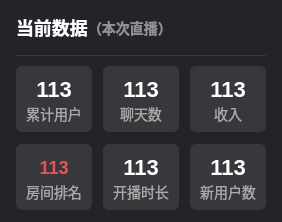
              <widget class="QWidget" name="widget_23" native="true">
               <property name="maximumSize">
                <size>
                 <width>16777215</width>
                 <height>224</height>
                </size>
               </property>
               <property name="styleSheet">
                <string notr="true">background: #222429;
border-radius: 12px;</string>
               </property>
               <layout class="QVBoxLayout" name="verticalLayout_20">
                <property name="spacing">
                 <number>0</number>
                </property>
                <property name="leftMargin">
                 <number>16</number>
                </property>
                <property name="topMargin">
                 <number>0</number>
                </property>
                <property name="rightMargin">
                 <number>16</number>
                </property>
                <property name="bottomMargin">
                 <number>0</number>
                </property>
                <item>
                 <widget class="QWidget" name="widget_28" native="true">
                  <property name="minimumSize">
                   <size>
                    <width>0</width>
                    <height>56</height>
                   </size>
                  </property>
                  <property name="maximumSize">
                   <size>
                    <width>16777215</width>
                    <height>56</height>
                   </size>
                  </property>
                  <property name="styleSheet">
                   <string notr="true">QWidget#widget_28 {
    border-bottom: 1px solid #383B43;
border-radius: 0px;
    }</string>
                  </property>
                  <layout class="QHBoxLayout" name="horizontalLayout_19">
                   <property name="spacing">
                    <number>0</number>
                   </property>
                   <property name="leftMargin">
                    <number>0</number>
                   </property>
                   <property name="topMargin">
                    <number>0</number>
                   </property>
                   <property name="rightMargin">
                    <number>0</number>
                   </property>
                   <property name="bottomMargin">
                    <number>1</number>
                   </property>
                   <item>
                    <widget class="QLabel" name="label">
                     <property name="styleSheet">
                      <string notr="true">font-family: &quot;微软雅黑&quot;;
font-weight: 500;
font-size: 18px;
color: #FFFFFF;
line-height: 25px;
text-align: left;
font-style: normal;</string>
                     </property>
                     <property name="text">
                      <string>当前数据</string>
                     </property>
                    </widget>
                   </item>
                   <item>
                    <widget class="QLabel" name="label_3">
                     <property name="styleSheet">
                      <string notr="true">font-family: &quot;微软雅黑&quot;;
font-weight: 500;
font-size: 14px;
color: rgba(255, 255, 255, 0.50);
line-height: 25px;
text-align: left;
font-style: normal;</string>
                     </property>
                     <property name="text">
                      <string>（本次直播）</string>
                     </property>
                    </widget>
                   </item>
                   <item>
                    <spacer name="horizontalSpacer_6">
                     <property name="orientation">
                      <enum>Qt::Horizontal</enum>
                     </property>
                     <property name="sizeHint" stdset="0">
                      <size>
                       <width>40</width>
                       <height>20</height>
                      </size>
                     </property>
                    </spacer>
                   </item>
                  </layout>
                 </widget>
                </item>
                <item>
                 <widget class="QWidget" name="widget_29" native="true">
                  <layout class="QVBoxLayout" name="verticalLayout_21">
                   <property name="spacing">
                    <number>12</number>
                   </property>
                   <property name="leftMargin">
                    <number>0</number>
                   </property>
                   <property name="topMargin">
                    <number>10</number>
                   </property>
                   <property name="rightMargin">
                    <number>0</number>
                   </property>
                   <property name="bottomMargin">
                    <number>12</number>
                   </property>
                   <item>
                    <layout class="QHBoxLayout" name="horizontalLayout_20">
                     <property name="spacing">
                      <number>11</number>
                     </property>
                     <item>
                      <widget class="QWidget" name="widget_30" native="true">
                       <property name="minimumSize">
                        <size>
                         <width>0</width>
                         <height>66</height>
                        </size>
                       </property>
                       <property name="maximumSize">
                        <size>
                         <width>125</width>
                         <height>66</height>
                        </size>
                       </property>
                       <property name="styleSheet">
                        <string notr="true">background: #36383B;
border-radius: 6px;</string>
                       </property>
                       <layout class="QVBoxLayout" name="verticalLayout_22">
                        <property name="spacing">
                         <number>0</number>
                        </property>
                        <property name="leftMargin">
                         <number>10</number>
                        </property>
                        <property name="topMargin">
                         <number>8</number>
                        </property>
                        <property name="rightMargin">
                         <number>10</number>
                        </property>
                        <property name="bottomMargin">
                         <number>8</number>
                        </property>
                        <item>
                         <widget class="QLabel" name="label_4">
                          <property name="minimumSize">
                           <size>
                            <width>0</width>
                            <height>30</height>
                           </size>
                          </property>
                          <property name="maximumSize">
                           <size>
                            <width>16777215</width>
                            <height>30</height>
                           </size>
                          </property>
                          <property name="layoutDirection">
                           <enum>Qt::LeftToRight</enum>
                          </property>
                          <property name="styleSheet">
                           <string notr="true">font-family: &quot;微软雅黑&quot;;
font-weight: 500;
font-size: 22px;
color: #FFFFFF;
line-height: 30px;
font-style: normal;</string>
                          </property>
                          <property name="text">
                           <string>113</string>
                          </property>
                          <property name="textFormat">
                           <enum>Qt::AutoText</enum>
                          </property>
                          <property name="alignment">
                           <set>Qt::AlignCenter</set>
                          </property>
                         </widget>
                        </item>
                        <item>
                         <widget class="QLabel" name="label_6">
                          <property name="minimumSize">
                           <size>
                            <width>0</width>
                            <height>20</height>
                           </size>
                          </property>
                          <property name="maximumSize">
                           <size>
                            <width>16777215</width>
                            <height>20</height>
                           </size>
                          </property>
                          <property name="styleSheet">
                           <string notr="true">font-family: &quot;微软雅黑&quot;;
font-weight: 400;
font-size: 14px;
color: #A8A8A7;
line-height: 20px;
font-style: normal;</string>
                          </property>
                          <property name="text">
                           <string>累计用户</string>
                          </property>
                          <property name="alignment">
                           <set>Qt::AlignCenter</set>
                          </property>
                         </widget>
                        </item>
                       </layout>
                      </widget>
                     </item>
                     <item>
                      <widget class="QWidget" name="widget_41" native="true">
                       <property name="minimumSize">
                        <size>
                         <width>0</width>
                         <height>66</height>
                        </size>
                       </property>
                       <property name="maximumSize">
                        <size>
                         <width>125</width>
                         <height>66</height>
                        </size>
                       </property>
                       <property name="styleSheet">
                        <string notr="true">background: #36383B;
border-radius: 6px;</string>
                       </property>
                       <layout class="QVBoxLayout" name="verticalLayout_26">
                        <property name="spacing">
                         <number>0</number>
                        </property>
                        <property name="leftMargin">
                         <number>10</number>
                        </property>
                        <property name="topMargin">
                         <number>8</number>
                        </property>
                        <property name="rightMargin">
                         <number>10</number>
                        </property>
                        <property name="bottomMargin">
                         <number>8</number>
                        </property>
                        <item>
                         <widget class="QLabel" name="label_15">
                          <property name="minimumSize">
                           <size>
                            <width>0</width>
                            <height>30</height>
                           </size>
                          </property>
                          <property name="maximumSize">
                           <size>
                            <width>16777215</width>
                            <height>30</height>
                           </size>
                          </property>
                          <property name="layoutDirection">
                           <enum>Qt::LeftToRight</enum>
                          </property>
                          <property name="styleSheet">
                           <string notr="true">font-family: &quot;微软雅黑&quot;;
font-weight: 500;
font-size: 22px;
color: #FFFFFF;
line-height: 30px;
font-style: normal;</string>
                          </property>
                          <property name="text">
                           <string>113</string>
                          </property>
                          <property name="textFormat">
                           <enum>Qt::AutoText</enum>
                          </property>
                          <property name="alignment">
                           <set>Qt::AlignCenter</set>
                          </property>
                         </widget>
                        </item>
                        <item>
                         <widget class="QLabel" name="label_17">
                          <property name="minimumSize">
                           <size>
                            <width>0</width>
                            <height>20</height>
                           </size>
                          </property>
                          <property name="maximumSize">
                           <size>
                            <width>16777215</width>
                            <height>20</height>
                           </size>
                          </property>
                          <property name="styleSheet">
                           <string notr="true">font-family: &quot;微软雅黑&quot;;
font-weight: 400;
font-size: 14px;
color: #A8A8A7;
line-height: 20px;
font-style: normal;</string>
                          </property>
                          <property name="text">
                           <string>聊天数</string>
                          </property>
                          <property name="alignment">
                           <set>Qt::AlignCenter</set>
                          </property>
                         </widget>
                        </item>
                       </layout>
                      </widget>
                     </item>
                     <item>
                      <widget class="QWidget" name="widget_32" native="true">
                       <property name="minimumSize">
                        <size>
                         <width>0</width>
                         <height>66</height>
                        </size>
                       </property>
                       <property name="maximumSize">
                        <size>
                         <width>125</width>
                         <height>66</height>
                        </size>
                       </property>
                       <property name="styleSheet">
                        <string notr="true">background: #36383B;
border-radius: 6px;</string>
                       </property>
                       <layout class="QVBoxLayout" name="verticalLayout_27">
                        <property name="spacing">
                         <number>0</number>
                        </property>
                        <property name="leftMargin">
                         <number>10</number>
                        </property>
                        <property name="topMargin">
                         <number>8</number>
                        </property>
                        <property name="rightMargin">
                         <number>10</number>
                        </property>
                        <property name="bottomMargin">
                         <number>8</number>
                        </property>
                        <item>
                         <widget class="QLabel" name="label_19">
                          <property name="minimumSize">
                           <size>
                            <width>0</width>
                            <height>30</height>
                           </size>
                          </property>
                          <property name="maximumSize">
                           <size>
                            <width>16777215</width>
                            <height>30</height>
                           </size>
                          </property>
                          <property name="layoutDirection">
                           <enum>Qt::LeftToRight</enum>
                          </property>
                          <property name="styleSheet">
                           <string notr="true">font-family: &quot;微软雅黑&quot;;
font-weight: 500;
font-size: 22px;
color: #FFFFFF;
line-height: 30px;
font-style: normal;</string>
                          </property>
                          <property name="text">
                           <string>113</string>
                          </property>
                          <property name="textFormat">
                           <enum>Qt::AutoText</enum>
                          </property>
                          <property name="alignment">
                           <set>Qt::AlignCenter</set>
                          </property>
                         </widget>
                        </item>
                        <item>
                         <widget class="QLabel" name="label_20">
                          <property name="minimumSize">
                           <size>
                            <width>0</width>
                            <height>20</height>
                           </size>
                          </property>
                          <property name="maximumSize">
                           <size>
                            <width>16777215</width>
                            <height>20</height>
                           </size>
                          </property>
                          <property name="styleSheet">
                           <string notr="true">font-family: &quot;微软雅黑&quot;;
font-weight: 400;
font-size: 14px;
color: #A8A8A7;
line-height: 20px;
font-style: normal;</string>
                          </property>
                          <property name="text">
                           <string>收入</string>
                          </property>
                          <property name="alignment">
                           <set>Qt::AlignCenter</set>
                          </property>
                         </widget>
                        </item>
                       </layout>
                      </widget>
                     </item>
                    </layout>
                   </item>
                   <item>
                    <layout class="QHBoxLayout" name="horizontalLayout_21">
                     <property name="spacing">
                      <number>11</number>
                     </property>
                     <item>
                      <widget class="QWidget" name="widget_31" native="true">
                       <property name="minimumSize">
                        <size>
                         <width>0</width>
                         <height>66</height>
                        </size>
                       </property>
                       <property name="maximumSize">
                        <size>
                         <width>125</width>
                         <height>66</height>
                        </size>
                       </property>
                       <property name="styleSheet">
                        <string notr="true">background: #36383B;
border-radius: 6px;</string>
                       </property>
                       <layout class="QVBoxLayout" name="verticalLayout_28">
                        <property name="spacing">
                         <number>0</number>
                        </property>
                        <property name="leftMargin">
                         <number>10</number>
                        </property>
                        <property name="topMargin">
                         <number>8</number>
                        </property>
                        <property name="rightMargin">
                         <number>10</number>
                        </property>
                        <property name="bottomMargin">
                         <number>8</number>
                        </property>
                        <item>
                         <widget class="QLabel" name="label_21">
                          <property name="minimumSize">
                           <size>
                            <width>0</width>
                            <height>30</height>
                           </size>
                          </property>
                          <property name="maximumSize">
                           <size>
                            <width>16777215</width>
                            <height>30</height>
                           </size>
                          </property>
                          <property name="layoutDirection">
                           <enum>Qt::LeftToRight</enum>
                          </property>
                          <property name="styleSheet">
                           <string notr="true">font-family: &quot;微软雅黑&quot;;
font-weight: 500;
font-size: 18px;
color: #ED525A;
line-height: 25px;

</string>
                          </property>
                          <property name="text">
                           <string>113</string>
                          </property>
                          <property name="textFormat">
                           <enum>Qt::AutoText</enum>
                          </property>
                          <property name="alignment">
                           <set>Qt::AlignCenter</set>
                          </property>
                         </widget>
                        </item>
                        <item>
                         <widget class="QLabel" name="label_22">
                          <property name="minimumSize">
                           <size>
                            <width>0</width>
                            <height>20</height>
                           </size>
                          </property>
                          <property name="maximumSize">
                           <size>
                            <width>16777215</width>
                            <height>20</height>
                           </size>
                          </property>
                          <property name="styleSheet">
                           <string notr="true">font-family: &quot;微软雅黑&quot;;
font-weight: 400;
font-size: 14px;
color: #A8A8A7;
line-height: 20px;
font-style: normal;</string>
                          </property>
                          <property name="text">
                           <string>房间排名</string>
                          </property>
                          <property name="alignment">
                           <set>Qt::AlignCenter</set>
                          </property>
                         </widget>
                        </item>
                       </layout>
                      </widget>
                     </item>
                     <item>
                      <widget class="QWidget" name="widget_33" native="true">
                       <property name="minimumSize">
                        <size>
                         <width>0</width>
                         <height>66</height>
                        </size>
                       </property>
                       <property name="maximumSize">
                        <size>
                         <width>125</width>
                         <height>66</height>
                        </size>
                       </property>
                       <property name="styleSheet">
                        <string notr="true">background: #36383B;
border-radius: 6px;</string>
                       </property>
                       <layout class="QVBoxLayout" name="verticalLayout_29">
                        <property name="spacing">
                         <number>0</number>
                        </property>
                        <property name="leftMargin">
                         <number>10</number>
                        </property>
                        <property name="topMargin">
                         <number>8</number>
                        </property>
                        <property name="rightMargin">
                         <number>10</number>
                        </property>
                        <property name="bottomMargin">
                         <number>8</number>
                        </property>
                        <item>
                         <widget class="QLabel" name="label_23">
                          <property name="minimumSize">
                           <size>
                            <width>0</width>
                            <height>30</height>
                           </size>
                          </property>
                          <property name="maximumSize">
                           <size>
                            <width>16777215</width>
                            <height>30</height>
                           </size>
                          </property>
                          <property name="layoutDirection">
                           <enum>Qt::LeftToRight</enum>
                          </property>
                          <property name="styleSheet">
                           <string notr="true">font-family: &quot;微软雅黑&quot;;
font-weight: 500;
font-size: 22px;
color: #FFFFFF;
line-height: 30px;
font-style: normal;</string>
                          </property>
                          <property name="text">
                           <string>113</string>
                          </property>
                          <property name="textFormat">
                           <enum>Qt::AutoText</enum>
                          </property>
                          <property name="alignment">
                           <set>Qt::AlignCenter</set>
                          </property>
                         </widget>
                        </item>
                        <item>
                         <widget class="QLabel" name="label_24">
                          <property name="minimumSize">
                           <size>
                            <width>0</width>
                            <height>20</height>
                           </size>
                          </property>
                          <property name="maximumSize">
                           <size>
                            <width>16777215</width>
                            <height>20</height>
                           </size>
                          </property>
                          <property name="styleSheet">
                           <string notr="true">font-family: &quot;微软雅黑&quot;;
font-weight: 400;
font-size: 14px;
color: #A8A8A7;
line-height: 20px;
font-style: normal;</string>
                          </property>
                          <property name="text">
                           <string>开播时长</string>
                          </property>
                          <property name="alignment">
                           <set>Qt::AlignCenter</set>
                          </property>
                         </widget>
                        </item>
                       </layout>
                      </widget>
                     </item>
                     <item>
                      <widget class="QWidget" name="widget_34" native="true">
                       <property name="minimumSize">
                        <size>
                         <width>0</width>
                         <height>66</height>
                        </size>
                       </property>
                       <property name="maximumSize">
                        <size>
                         <width>125</width>
                         <height>66</height>
                        </size>
                       </property>
                       <property name="styleSheet">
                        <string notr="true">background: #36383B;
border-radius: 6px;</string>
                       </property>
                       <layout class="QVBoxLayout" name="verticalLayout_30">
                        <property name="spacing">
                         <number>0</number>
                        </property>
                        <property name="leftMargin">
                         <number>10</number>
                        </property>
                        <property name="topMargin">
                         <number>8</number>
                        </property>
                        <property name="rightMargin">
                         <number>10</number>
                        </property>
                        <property name="bottomMargin">
                         <number>8</number>
                        </property>
                        <item>
                         <widget class="QLabel" name="label_25">
                          <property name="minimumSize">
                           <size>
                            <width>0</width>
                            <height>30</height>
                           </size>
                          </property>
                          <property name="maximumSize">
                           <size>
                            <width>16777215</width>
                            <height>30</height>
                           </size>
                          </property>
                          <property name="layoutDirection">
                           <enum>Qt::LeftToRight</enum>
                          </property>
                          <property name="styleSheet">
                           <string notr="true">font-family: &quot;微软雅黑&quot;;
font-weight: 500;
font-size: 22px;
color: #FFFFFF;
line-height: 30px;
font-style: normal;</string>
                          </property>
                          <property name="text">
                           <string>113</string>
                          </property>
                          <property name="textFormat">
                           <enum>Qt::AutoText</enum>
                          </property>
                          <property name="alignment">
                           <set>Qt::AlignCenter</set>
                          </property>
                         </widget>
                        </item>
                        <item>
                         <widget class="QLabel" name="label_26">
                          <property name="minimumSize">
                           <size>
                            <width>0</width>
                            <height>20</height>
                           </size>
                          </property>
                          <property name="maximumSize">
                           <size>
                            <width>16777215</width>
                            <height>20</height>
                           </size>
                          </property>
                          <property name="styleSheet">
                           <string notr="true">font-family: &quot;微软雅黑&quot;;
font-weight: 400;
font-size: 14px;
color: #A8A8A7;
line-height: 20px;
font-style: normal;</string>
                          </property>
                          <property name="text">
                           <string>新用户数</string>
                          </property>
                          <property name="alignment">
                           <set>Qt::AlignCenter</set>
                          </property>
                         </widget>
                        </item>
                       </layout>
                      </widget>
                     </item>
                    </layout>
                   </item>
                  </layout>
                 </widget>
                </item>
               </layout>
              </widget>
